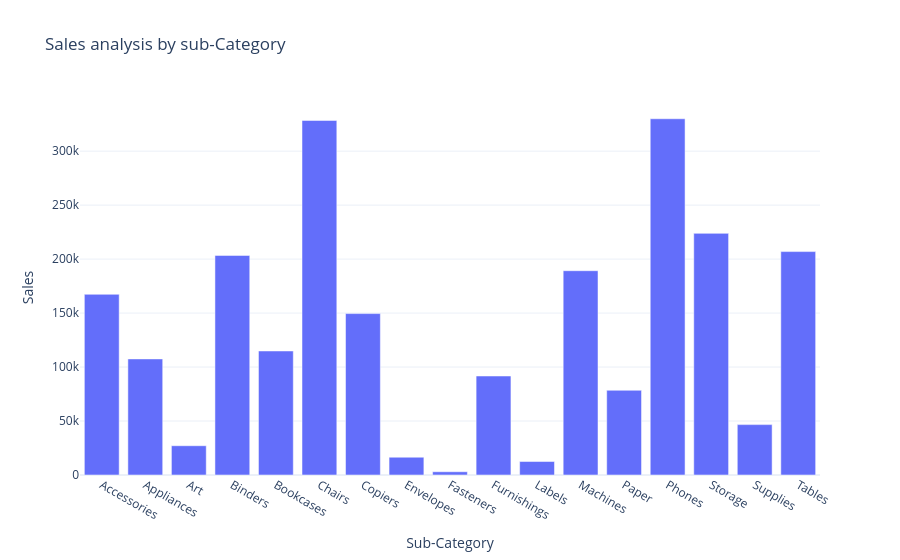

The code cell stored with this chart in its notebook:
### Code cell
fig = px.bar(sales_by_sub_category,
             x = 'Sub-Category',
             y = 'Sales',
             title = "Sales analysis by sub-Category")
             

fig.show()

### Figure 1 — Plotly figure (JSON) as saved in the notebook; plotly's stock layout.template omitted (floating-point values rounded to 4 significant figures)
{"data": [{"alignmentgroup": "True", "hovertemplate": "Sub-Category=%{x}<br>Sales=%{y}<extra></extra>", "legendgroup": "", "marker": {"color": "#636efa", "pattern": {"shape": ""}}, "name": "", "offsetgroup": "", "orientation": "v", "showlegend": false, "textposition": "auto", "type": "bar", "x": ["Accessories", "Appliances", "Art", "Binders", "Bookcases", "Chairs", "Copiers", "Envelopes", "Fasteners", "Furnishings", "Labels", "Machines", "Paper", "Phones", "Storage", "Supplies", "Tables"], "xaxis": "x", "y": [167400.0, 107500.0, 27120.0, 203400.0, 114900.0, 328400.0, 149500.0, 16480.0, 3024.0, 91710.0, 12490.0, 189200.0, 78480.0, 330000.0, 223800.0, 46670.0, 207000.0], "yaxis": "y"}], "layout": {"barmode": "relative", "legend": {"tracegroupgap": 0}, "title": {"text": "Sales analysis by sub-Category"}, "xaxis": {"anchor": "y", "domain": [0, 1], "title": {"text": "Sub-Category"}}, "yaxis": {"anchor": "x", "domain": [0, 1], "title": {"text": "Sales"}}}}
